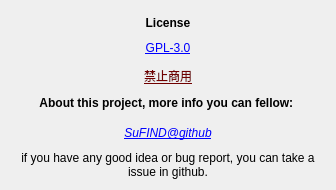
<?xml version="1.0" encoding="UTF-8"?>
<ui version="4.0">
 <class>Dialog</class>
 <widget class="QDialog" name="Dialog">
  <property name="geometry">
   <rect>
    <x>0</x>
    <y>0</y>
    <width>336</width>
    <height>190</height>
   </rect>
  </property>
  <property name="windowTitle">
   <string>关于</string>
  </property>
  <layout class="QVBoxLayout" name="verticalLayout_2">
   <item>
    <layout class="QVBoxLayout" name="verticalLayout">
     <item>
      <widget class="QLabel" name="LicenseTitle">
       <property name="font">
        <font>
         <bold>true</bold>
        </font>
       </property>
       <property name="text">
        <string>License</string>
       </property>
       <property name="alignment">
        <set>Qt::AlignCenter</set>
       </property>
      </widget>
     </item>
     <item>
      <widget class="QLabel" name="License">
       <property name="font">
        <font>
         <italic>false</italic>
         <bold>false</bold>
         <underline>false</underline>
        </font>
       </property>
       <property name="text">
        <string>&lt;html&gt;&lt;head/&gt;&lt;body&gt;&lt;p&gt;&lt;a href=&quot;https://www.gnu.org/licenses/gpl-3.0.en.html&quot;&gt;&lt;span style=&quot; color:#0000ff;&quot;&gt;GPL-3.0&lt;/span&gt;&lt;/a&gt;&lt;/p&gt;&lt;p&gt;&lt;a href=&quot;https://www.gnu.org/licenses/gpl-3.0.en.html&quot;&gt;&lt;span style=&quot; font-style:normal; color:#710000;&quot;&gt;禁止商用&lt;/span&gt;&lt;/a&gt;&lt;/p&gt;&lt;/body&gt;&lt;/html&gt;</string>
       </property>
       <property name="alignment">
        <set>Qt::AlignCenter</set>
       </property>
       <property name="openExternalLinks">
        <bool>false</bool>
       </property>
      </widget>
     </item>
     <item>
      <widget class="QLabel" name="projectTitle">
       <property name="font">
        <font>
         <bold>true</bold>
        </font>
       </property>
       <property name="text">
        <string>About this project, more info you can fellow: </string>
       </property>
       <property name="alignment">
        <set>Qt::AlignCenter</set>
       </property>
      </widget>
     </item>
     <item>
      <widget class="QLabel" name="label_4">
       <property name="font">
        <font>
         <italic>true</italic>
         <underline>true</underline>
        </font>
       </property>
       <property name="text">
        <string>&lt;html&gt;&lt;head/&gt;&lt;body&gt;&lt;p&gt;&lt;span style=&quot; color:#0000ff;&quot;&gt;SuFIND@github&lt;/span&gt;&lt;/p&gt;&lt;/body&gt;&lt;/html&gt;</string>
       </property>
       <property name="alignment">
        <set>Qt::AlignCenter</set>
       </property>
      </widget>
     </item>
     <item>
      <widget class="QLabel" name="label">
       <property name="text">
        <string>&lt;html&gt;&lt;head/&gt;&lt;body&gt;&lt;p align=&quot;center&quot;&gt;if you have any good idea or bug report, you can take a issue in github.&lt;/p&gt;&lt;/body&gt;&lt;/html&gt;</string>
       </property>
       <property name="wordWrap">
        <bool>true</bool>
       </property>
      </widget>
     </item>
    </layout>
   </item>
  </layout>
 </widget>
 <resources/>
 <connections/>
</ui>
